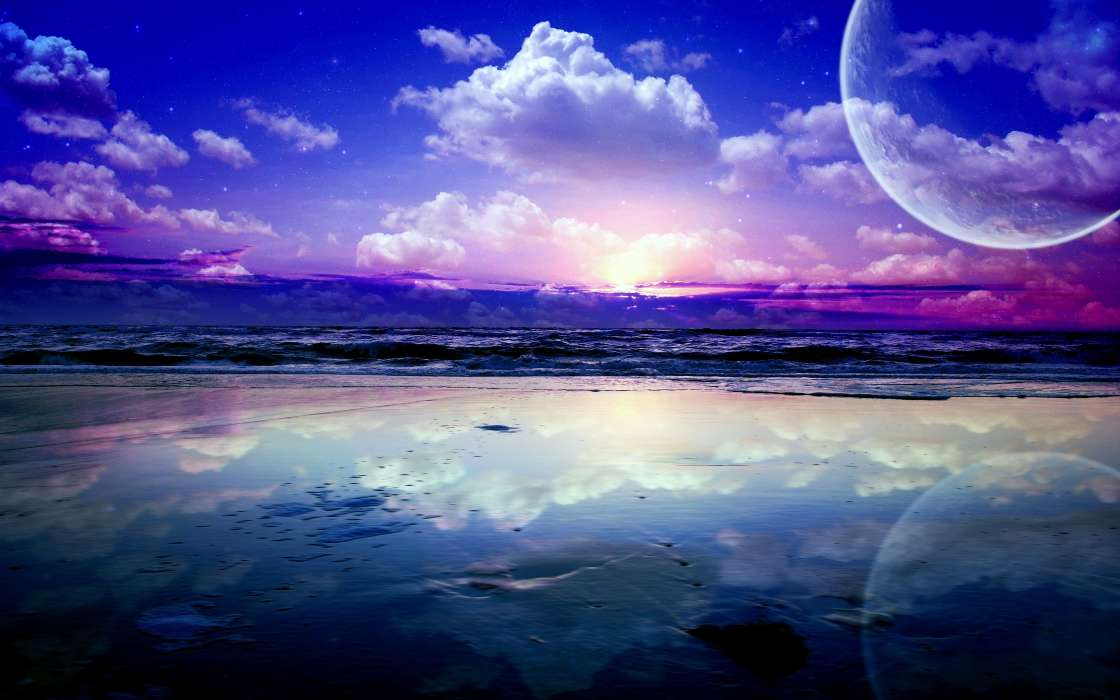
#> input picture Modulo1/pic.jpg, 1120 x 700 px
$ jupyter execute --allow-errors Clase7_salon.ipynb   (shell and % lines are left out)
#> lines starting #> are read from the running program, lines starting #| are printed output that depends on the picture; after the words box and inside, x2 and y2 are one past the last pixel; in counts of white or black regions, pixels touching at a corner belong together
[cell 1]
import numpy as np
import matplotlib.pyplot as plt
import seaborn as sns
sns.set_style("ticks")
import pandas as pd

[cell 2]
### Formato general plots

[cell 3]
import matplotlib as mpl
label_size = 18
mpl.rcParams['xtick.labelsize'] = label_size
mpl.rcParams['ytick.labelsize'] = label_size
from matplotlib import rc
rc('font',**{'family':'sans-serif','sans-serif':['Helvetica']})
## for Palatino and other serif fonts use:
#rc('font',**{'family':'serif','serif':['Palatino']})
#rc('text', usetex=True)

### Colores en una imagen

### RGB

$r, g, b \in [0, 255]$

[cell 4]
block1 = np.array([[[0.04282903, 0.84235555, 0.53525768],
        [0.4680471, 0.20634024, 0.49634548],
        [0.05570783, 0.29014397, 0.60433981]]])

[cell 5]
plt.figure(figsize = (2,2))
plt.imshow(block1)
plt.axis("off")
plt.show();

[cell 6]
block2 = np.array([[[124, 200, 18],
        [234, 133, 13],
        [123, 231, 85]]], dtype = "uint8")

[cell 7]
plt.figure(figsize = (2,2))
plt.imshow(block2)
plt.axis("off")
plt.show();

### Colores con opacidad

[cell 8]
block3 = np.array([[[124, 200, 18, .1],
        [234, 133, 13, .51],
        [123, 231, 85, .61]]])

[cell 9]
plt.figure(figsize = (2,2))
plt.imshow(block3)
plt.axis("off")
plt.show();

### Una foto

[cell 10]
import matplotlib.image as mpimg

[cell 11]
pic = mpimg.imread("pic.jpg")
#> pic is the input picture: shape (700, 1120, 3); mean R, G, B 79.4, 79.5, 144.7

[cell 12]
pic.shape
#> Out = (700, 1120, 3)

[cell 13]
plt.figure(figsize = (20,8))
plt.imshow(pic)
plt.axis("on")
#plt.savefig("katy2.jpg", dpi = 600)
plt.show()

[cell 14]
plt.figure(figsize = (20,8))
plt.imshow(pic[:, 70:520])
plt.axis("off")
#plt.savefig("pic2.jpg", dpi = 600)
plt.show()

[cell 15]
pic[:2]

[cell 16]
pic.shape
#> Out = (700, 1120, 3)

`(high, width, channels)`

[cell 17]
pic.flags

#> (a cell that did not finish here is left out)

[cell 19]
import copy

[cell 20]
picG = pic.copy()

[cell 21]
reddish = picG[:, :, 0] > 160
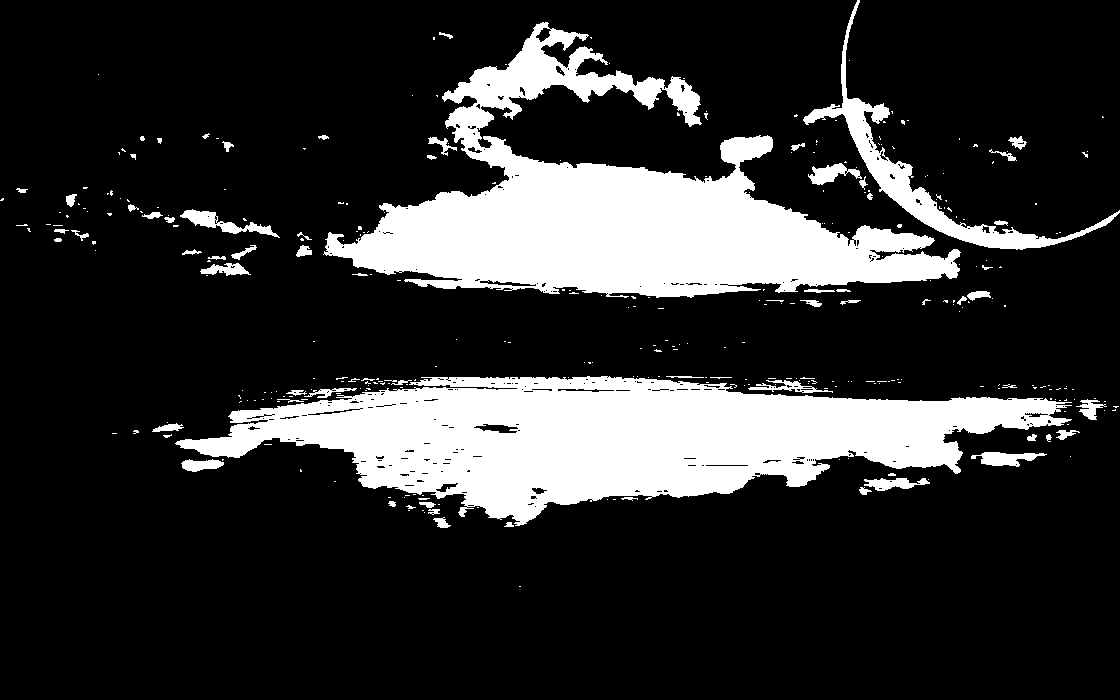
#> reddish: shape (700, 1120) bool; 19% white; 339 white regions (267 under 20 px), largest, box (x1, y1, x2, y2) and area: (175, 376, 1072, 526) 68588, (323, 22, 961, 298) 64895, (803, 0, 1120, 250) 6785
picG[reddish] = [0, 255, 0]
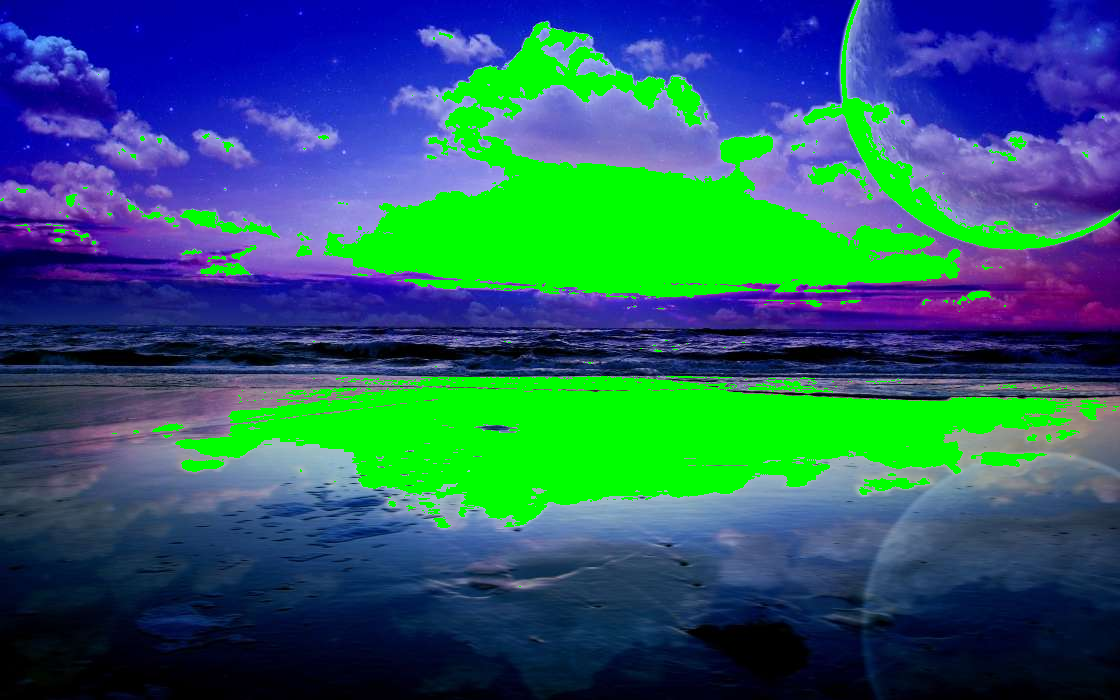
#> picG: shape (700, 1120, 3); 18.97% of pixels changed, all inside (x1, y1, x2, y2) = (0, 0, 1120, 587)

[cell 22]
plt.figure(figsize = (20,8))
plt.imshow(picG)
plt.axis("off");

[cell 23]
plt.figure(figsize = (20,8))
picB = pic.copy()
reddish = picB[:, :, 0] < 100
#> reddish: shape (700, 1120) bool; 62.7% white; 464 black regions (390 under 20 px), largest, box (x1, y1, x2, y2) and area: (0, 0, 1120, 325) 158435, (74, 374, 1120, 535) 117502, (99, 122, 188, 169) 2049
picB[reddish] = [0, 0, 255]
plt.imshow(picB)
plt.axis("off");

[cell 24]
plt.figure(figsize = (20,8))
picR = pic.copy()
reddish = picR[:, :, 0] < 50
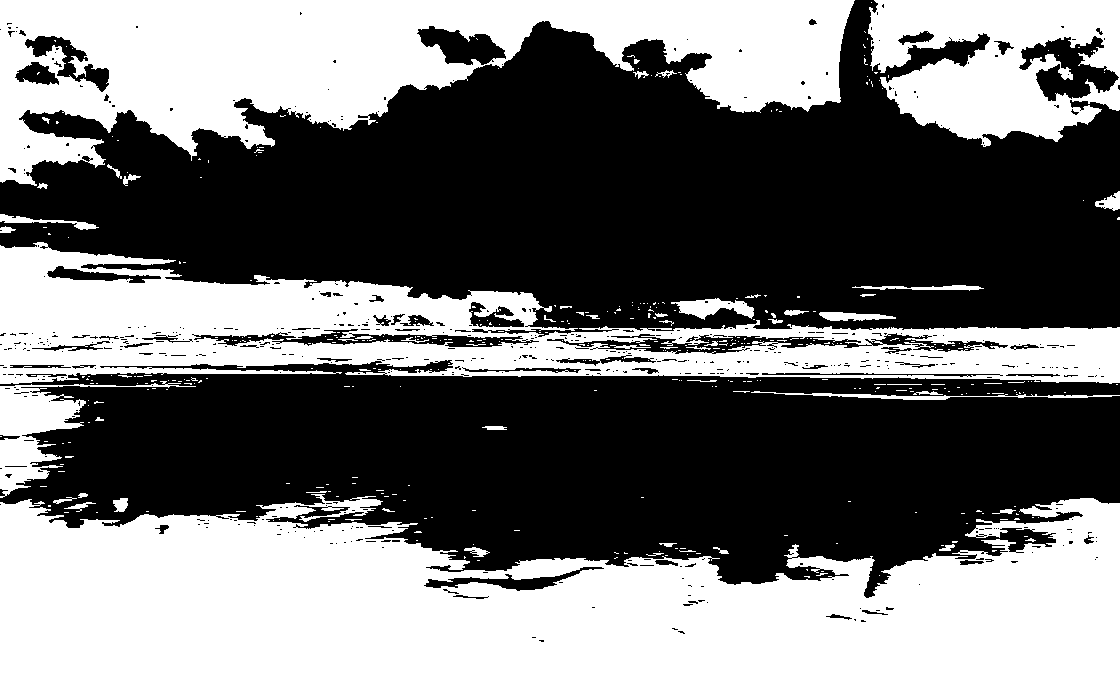
#> reddish: shape (700, 1120) bool; 46.3% white; 415 white regions (358 under 20 px), largest, box (x1, y1, x2, y2) and area: (0, 494, 1120, 700) 176369, (0, 0, 855, 186) 80430, (0, 242, 1120, 384) 68722
picR[reddish] = [255, 0, 0]
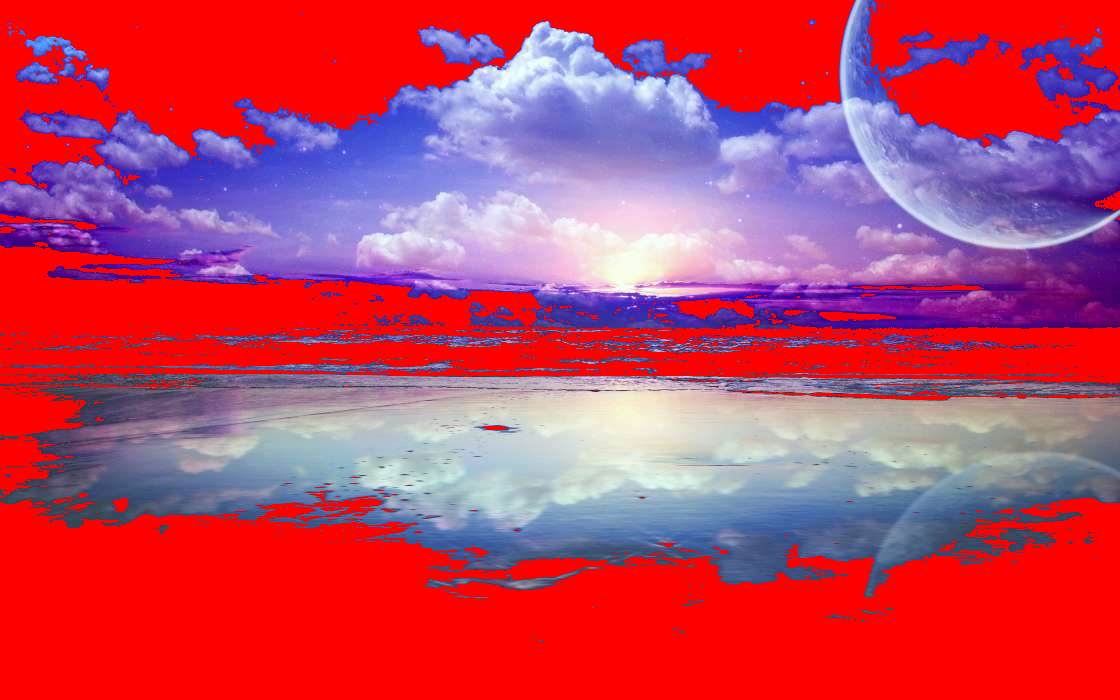
#> picR: shape (700, 1120, 3); mean R, G, B 191.3, 68.3, 98.9
plt.imshow(picR)
plt.axis("off");

[cell 25]
plt.figure(figsize = (20,8))
plt.imshow(picR[:, 70:520])
plt.axis("off")
#plt.savefig("pic2.jpg", dpi = 600)
plt.show()

[cell 26]
from scipy import ndimage

[cell 27]
blurred_f = ndimage.gaussian_filter(pic, 3)
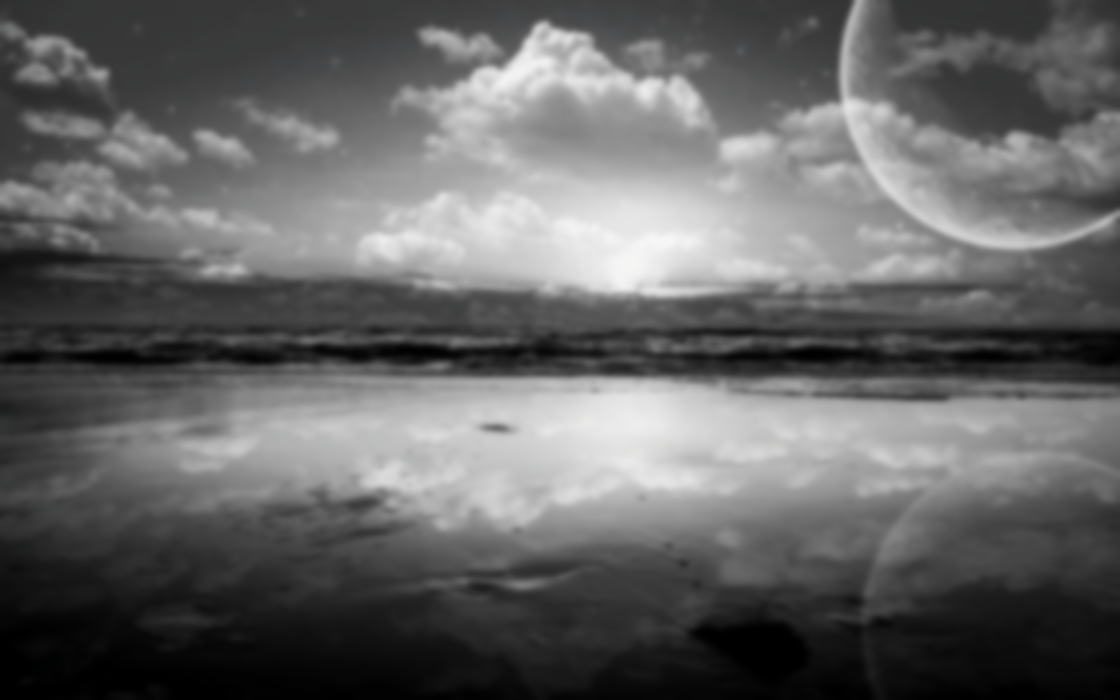
#> blurred_f: shape (700, 1120, 3); mean R, G, B 99.5, 99.6, 100

[cell 28]
plt.figure(figsize = (20,8))
plt.imshow(blurred_f);

#### Ahora creamos nuestra propia imagen.

[cell 29]
noise = np.random.randint(0,256,(200, 1000, 3), dtype = "uint8")

[cell 30]
noise.shape

[cell 31]
plt.figure(figsize=(20,8))
plt.imshow(np.sort(noise))
plt.axis("off");

[cell 32]
syN1 = ndimage.gaussian_filter(np.sort(noise), 4)

[cell 33]
plt.figure(figsize=(20,8))
plt.imshow(syN1, cmap = "icefire_r")
plt.axis("off");
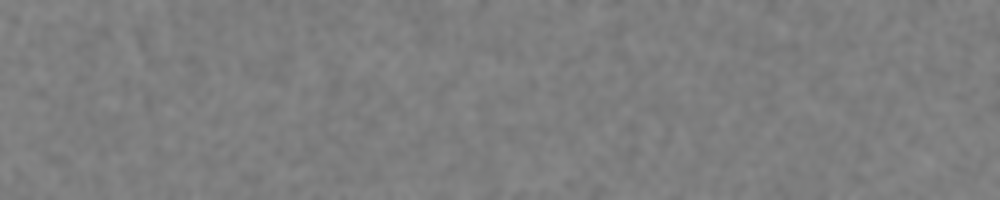
#> shown: shape (200, 1000, 3); mean R, G, B 125.8, 126, 126.2

[cell 34]
noiseGray = np.random.randint(0,256,(200, 1000), dtype = "uint8")

[cell 35]
plt.figure(figsize=(20,8))
plt.imshow(np.sort(noiseGray), cmap = "icefire_r")
plt.axis("off");
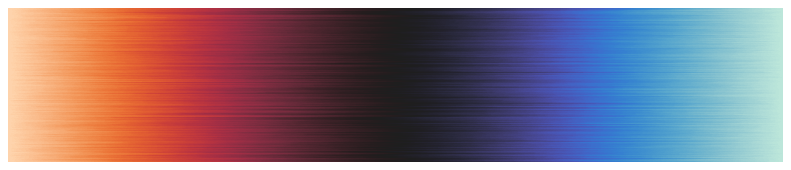
#> figure drawn by matplotlib, 1 panel

[cell 36]
syN = ndimage.gaussian_filter(np.sort(noiseGray), 4)

[cell 37]
plt.figure(figsize=(20,8))
plt.imshow(syN, cmap = "icefire_r")
plt.axis("off");
